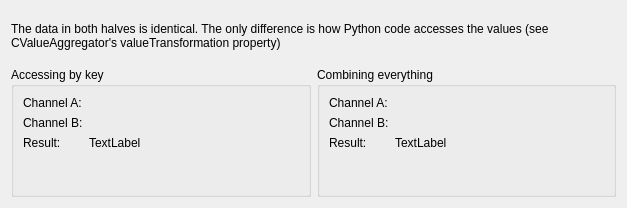
<?xml version="1.0" encoding="UTF-8"?>
<ui version="4.0">
 <class>Form</class>
 <widget class="QWidget" name="Form">
  <property name="geometry">
   <rect>
    <x>0</x>
    <y>0</y>
    <width>627</width>
    <height>208</height>
   </rect>
  </property>
  <property name="windowTitle">
   <string>Form</string>
  </property>
  <layout class="QVBoxLayout" name="verticalLayout">
   <item>
    <widget class="QLabel" name="label_3">
     <property name="text">
      <string>The data in both halves is identical. The only difference is how Python code accesses the values (see CValueAggregator's valueTransformation property)</string>
     </property>
     <property name="wordWrap">
      <bool>true</bool>
     </property>
    </widget>
   </item>
   <item>
    <layout class="QHBoxLayout" name="horizontalLayout">
     <item>
      <widget class="QGroupBox" name="groupBox">
       <property name="minimumSize">
        <size>
         <width>0</width>
         <height>130</height>
        </size>
       </property>
       <property name="baseSize">
        <size>
         <width>0</width>
         <height>90</height>
        </size>
       </property>
       <property name="title">
        <string>Accessing by key</string>
       </property>
       <layout class="QFormLayout" name="formLayout_2">
        <item row="0" column="0">
         <widget class="QLabel" name="label_4">
          <property name="text">
           <string>Channel A:</string>
          </property>
         </widget>
        </item>
        <item row="2" column="0">
         <widget class="QLabel" name="label_5">
          <property name="text">
           <string>Channel B:</string>
          </property>
         </widget>
        </item>
        <item row="2" column="1">
         <widget class="CLabel" name="CLabel_2">
          <property name="channel" stdset="0">
           <string notr="true">japc:///DemoDevice/Acquisition#ChannelB</string>
          </property>
         </widget>
        </item>
        <item row="0" column="1">
         <widget class="CLabel" name="CLabel">
          <property name="channel" stdset="0">
           <string notr="true">japc:///DemoDevice/Acquisition#ChannelA</string>
          </property>
         </widget>
        </item>
        <item row="3" column="0">
         <widget class="QLabel" name="label_6">
          <property name="text">
           <string>Result:</string>
          </property>
         </widget>
        </item>
        <item row="3" column="1">
         <widget class="QLabel" name="label">
          <property name="text">
           <string>TextLabel</string>
          </property>
         </widget>
        </item>
        <item row="4" column="0">
         <widget class="CValueAggregator" name="CValueAggregator">
          <property name="valueTransformation">
           <string notr="true">try:
    val_a = values['DemoDevice/Acquisition#ChannelA']
    val_b = values['DemoDevice/Acquisition#ChannelB']
    output(val_a + val_b)
except KeyError:
    output(0)</string>
          </property>
          <property name="inputChannels" stdset="0">
           <stringlist>
            <string>japc:///DemoDevice/Acquisition#ChannelA</string>
            <string>japc:///DemoDevice/Acquisition#ChannelB</string>
           </stringlist>
          </property>
         </widget>
        </item>
       </layout>
      </widget>
     </item>
     <item>
      <widget class="QGroupBox" name="groupBox_2">
       <property name="minimumSize">
        <size>
         <width>0</width>
         <height>130</height>
        </size>
       </property>
       <property name="title">
        <string>Combining everything</string>
       </property>
       <layout class="QFormLayout" name="formLayout">
        <item row="0" column="0">
         <widget class="QLabel" name="label_7">
          <property name="text">
           <string>Channel A:</string>
          </property>
         </widget>
        </item>
        <item row="0" column="1">
         <widget class="CLabel" name="CLabel_3">
          <property name="channel" stdset="0">
           <string notr="true">japc:///DemoDevice/Acquisition#ChannelA</string>
          </property>
         </widget>
        </item>
        <item row="1" column="0">
         <widget class="QLabel" name="label_8">
          <property name="text">
           <string>Channel B:</string>
          </property>
         </widget>
        </item>
        <item row="1" column="1">
         <widget class="CLabel" name="CLabel_4">
          <property name="channel" stdset="0">
           <string notr="true">japc:///DemoDevice/Acquisition#ChannelB</string>
          </property>
         </widget>
        </item>
        <item row="3" column="0">
         <widget class="QLabel" name="label_9">
          <property name="text">
           <string>Result:</string>
          </property>
         </widget>
        </item>
        <item row="3" column="1">
         <widget class="QLabel" name="label_2">
          <property name="text">
           <string>TextLabel</string>
          </property>
         </widget>
        </item>
        <item row="4" column="0">
         <widget class="CValueAggregator" name="CValueAggregator_2">
          <property name="valueTransformation">
           <string notr="true">output(sum(values.values()))</string>
          </property>
          <property name="inputChannels" stdset="0">
           <stringlist>
            <string>japc:///DemoDevice/Acquisition#ChannelA</string>
            <string>japc:///DemoDevice/Acquisition#ChannelB</string>
           </stringlist>
          </property>
         </widget>
        </item>
       </layout>
      </widget>
     </item>
    </layout>
   </item>
  </layout>
 </widget>
 <customwidgets>
  <customwidget>
   <class>PyDMLabel</class>
   <extends>QLabel</extends>
   <header>pydm.widgets.label</header>
  </customwidget>
  <customwidget>
   <class>CLabel</class>
   <extends>PyDMLabel</extends>
   <header>comrad.widgets.pydm_widgets</header>
  </customwidget>
  <customwidget>
   <class>CValueAggregator</class>
   <extends>QWidget</extends>
   <header>comrad.widgets.aggregator</header>
  </customwidget>
 </customwidgets>
 <resources/>
 <connections>
  <connection>
   <sender>CValueAggregator</sender>
   <signal>updateTriggered(int)</signal>
   <receiver>label</receiver>
   <slot>setNum(int)</slot>
   <hints>
    <hint type="sourcelabel">
     <x>310</x>
     <y>135</y>
    </hint>
    <hint type="destinationlabel">
     <x>138</x>
     <y>150</y>
    </hint>
   </hints>
  </connection>
  <connection>
   <sender>CValueAggregator_2</sender>
   <signal>updateTriggered(int)</signal>
   <receiver>label_2</receiver>
   <slot>setNum(int)</slot>
   <hints>
    <hint type="sourcelabel">
     <x>356</x>
     <y>135</y>
    </hint>
    <hint type="destinationlabel">
     <x>604</x>
     <y>158</y>
    </hint>
   </hints>
  </connection>
 </connections>
</ui>
